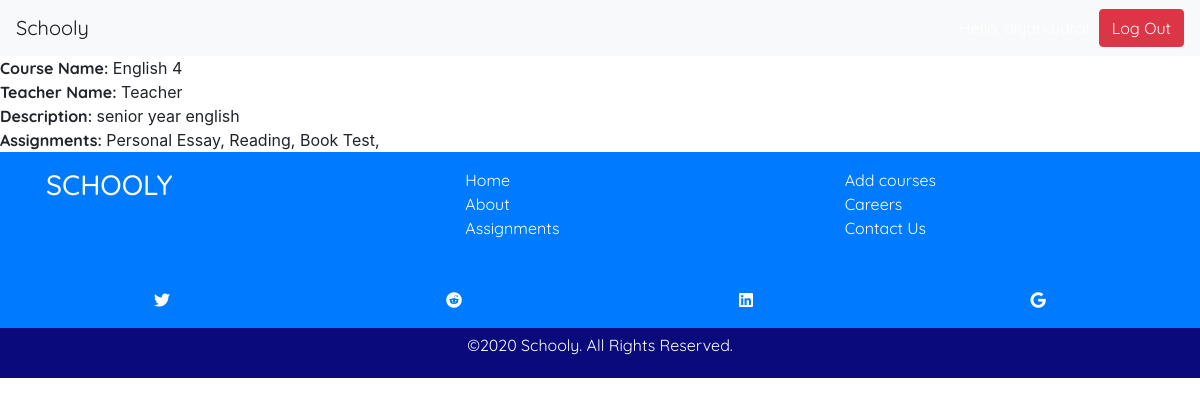
/courses/1/ (signed in), run on the app's committed database.
### classes/models.py (models this page shows, shortened)
class Course(models.Model):
    course_name = models.CharField(max_length=150)
    course_teacher = models.CharField(max_length=150, null=True)
    description = models.CharField(max_length=250)
    assigments = models.ManyToManyField(Assignment, blank=True, null=True, related_name="course_assignments")

class Assignment(models.Model):
    name = models.CharField(max_length=50)
    description = models.CharField(max_length=250)
    course = models.ForeignKey('Course', on_delete=models.CASCADE, blank=True, null=True)
    assignment_type = models.CharField(max_length=30, choices=ASSIGNMENT_TYPES, blank=True)
    total_points = models.PositiveIntegerField(blank=True, null=True, default=0)
    assigned_date = models.DateField(blank=True, null=True)
    due_date = models.DateField(blank=True, null=True)

### classes/views.py (the view)
# urls.py: path('courses/<int:pk>/', views.CourseDetailView.as_view(), name='course-detail-page'),
@method_decorator([login_required], name='dispatch')
class CourseDetailView(View):
    def get(self, request, *args, **kwargs):
        course = get_object_or_404(Course, pk=kwargs['pk'])
        specific_assignments = Assignment.objects.filter(course=course)
        context = {'course': course, 'specific_assignments': specific_assignments}
        return render(request, 'course_detail.html', context)

### classes/templates/course_detail.html
{% extends 'base.html' %}
{% block content %}
<b>Course Name:</b> {{ course.course_name }}<br>
<b>Teacher Name: </b> {{ course.course_teacher }}<br>
<b>Description:</b> {{ course.description }}<br>
<b>Assignments: </b>
{% for specific_assignment in specific_assignments %}
{{ specific_assignment.name }},
{% endfor %}
{% endblock %}

### classes/templates/base.html (style rules this page uses)
* { font-family: 'Quicksand', sans-serif; }

### data on the page
Course: course_name "English 4", course_teacher "Teacher", description "senior year english"
Assignment: name "Personal Essay"
Assignment: name "Reading"
Assignment: name "Book Test"
